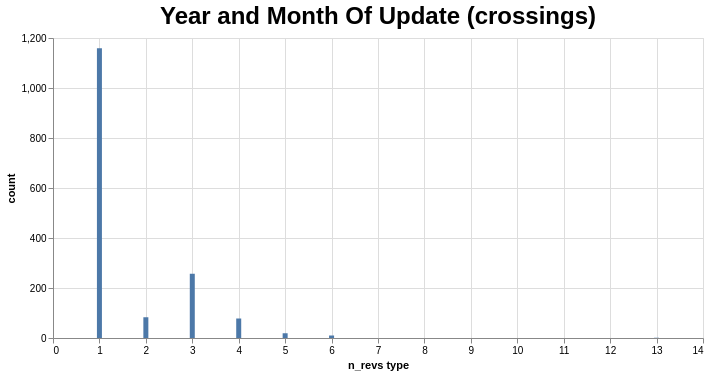

Describe this chart as a Vega-Lite specification.
### Vega-Lite specification from a JSON file in a GitHub repository (floating-point values rounded to 4 significant figures)
{"config": {"view": {"continuousWidth": 300, "continuousHeight": 300}, "title": {"fontSize": 24}}, "data": {"name": "data-7e72eb48227b5ebb59fdc3606713f009"}, "mark": {"type": "bar"}, "encoding": {"tooltip": [{"field": "percent", "type": "nominal"}], "x": {"field": "n_revs type", "sort": "-x", "type": "quantitative"}, "y": {"field": "count", "type": "quantitative"}}, "height": 300, "params": [{"name": "param_13", "select": {"type": "interval", "encodings": ["x", "y"]}, "bind": "scales"}], "title": "Year and Month Of Update (crossings)", "width": 650, "$schema": "https://vega.github.io/schema/vega-lite/v5.json", "datasets": {"data-7e72eb48227b5ebb59fdc3606713f009": [{"n_revs type": 1, "count": 1159, "percent": "72.12%"}, {"n_revs type": 3, "count": 257, "percent": "15.99%"}, {"n_revs type": 2, "count": 83, "percent": "5.16%"}, {"n_revs type": 4, "count": 78, "percent": "4.85%"}, {"n_revs type": 5, "count": 19, "percent": "1.18%"}, {"n_revs type": 6, "count": 10, "percent": "0.62%"}, {"n_revs type": 13, "count": 1, "percent": "0.06%"}]}}
